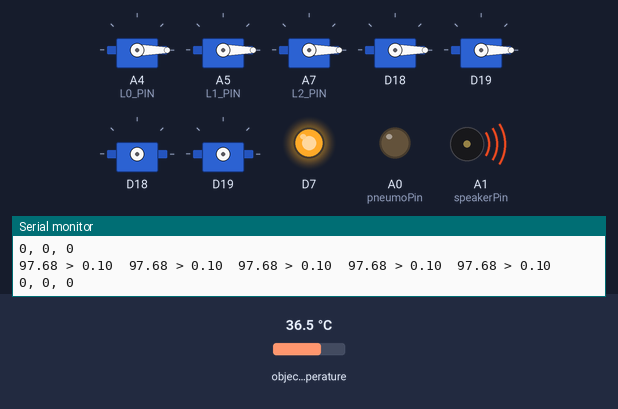
A sketch run on a simulated Particle Photon. On the bench: 7 × servo, output pins drawn as LEDs (lit = HIGH), buzzer (waves = sounding, pin HIGH), the last lines printed to the serial monitor. The inputs (shaded band) are chosen by the test bench; at power-on: object temperature 36.5 °C. Random numbers use the default seed unless the sketch sets one.

Above: at 9.7 s.
9.8 s: object temperature set to 37.2 °C
12.7 s: object temperature set to 37.9 °C
At 12.85 s:
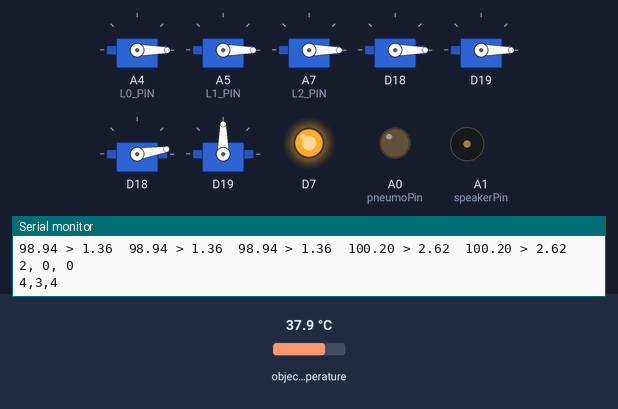
At 19.6 s:
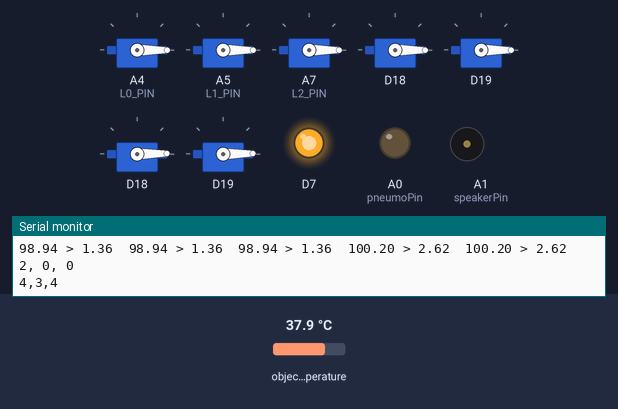
Timing chart, 0 to 21.7 s (numbered marks = the images above; inputs shaded):
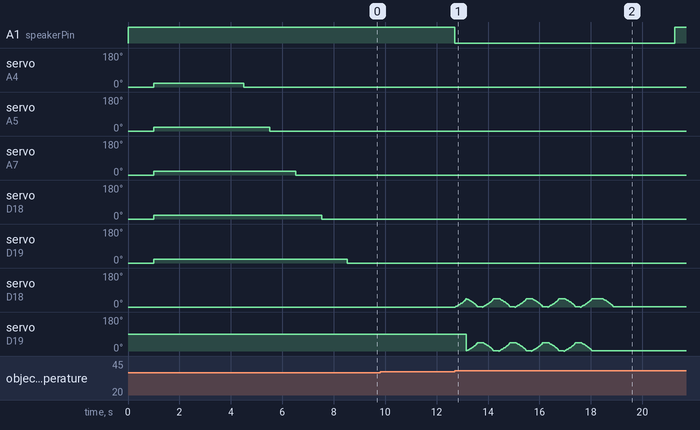

The sketch:

starfish-cat.ino
```cpp
// tiny urgent claws tug on your heartstrings and your nightmares

SYSTEM_THREAD(ENABLED);

#include "Adafruit_MLX90614.h"
#include "math.h"

// Pin use:
// thermal: D0, D1
// vibration: A1
// pneumatic: A0
// Servos: A4, A5, WKP, RX, TX, D2, D3

// legs
#define L0_PIN A4
#define L1_PIN A5
#define L2_PIN A7
#define L3_PIN RX
#define L4_PIN TX

/*
// ears
#define EL_PIN D2
#define ER_PIN D3
*/

// "eyes" (thermal)
#define I0_ADDR 0x40
#define I1_ADDR 0x45
#define I2_ADDR 0x50 // tail
#define I3_ADDR 0x55
#define I4_ADDR 0x5A

// sound
#define speakerPin A1

// pneumatic
#define pneumoPin A0

// tentacles

Adafruit_MLX90614 I0 = Adafruit_MLX90614(I0_ADDR);
Adafruit_MLX90614 I1 = Adafruit_MLX90614(I1_ADDR);
Adafruit_MLX90614 I2 = Adafruit_MLX90614(I2_ADDR);
Adafruit_MLX90614 I3 = Adafruit_MLX90614(I3_ADDR);
Adafruit_MLX90614 I4 = Adafruit_MLX90614(I4_ADDR);

// claws

Servo L0;
Servo L1;
Servo L2;
Servo L3;
Servo L4;


// servo purring

int purrPos=0;

// pneumatics
int pneumoCycles=1000;
int pneumoMinCycles=10;
int pneumoSpeedFactor=10;
int pneumoX=0;
int pneumoUpDown=1;

// temperature sensing
// should be able to calibrate cat by resetting
// every setup, he waits a few seconds and then curls all his claws in to indicate that he is taking temperature
// this will be considered "room temperature" and he will seek things that are at least warmThreshold degrees over room temperature
float skinThreshold=8;
float warmThreshold=6;
float liveThreshold=2;

float raw_input[5];
float input[5];
float calibrate[5];
int calAngle=20;

int lastOutput;
int outputDelay;
int outputDelayMin=6;
int outputDelayMax=15;

void setup() {

    Serial.begin(9600);

    Particle.function("knead",knead);
    Particle.function("double",doubleKnead);

    pinMode(L0_PIN,OUTPUT);
    pinMode(L1_PIN,OUTPUT);
    pinMode(L2_PIN,OUTPUT);
    pinMode(L3_PIN,OUTPUT);
    pinMode(L4_PIN,OUTPUT);

    pinMode(D7,OUTPUT);
    digitalWrite(D7,HIGH);

    pinMode(speakerPin,OUTPUT);
    digitalWrite(speakerPin,HIGH);

    pinMode(pneumoPin,OUTPUT);

    I0.begin();
    I1.begin();
    I2.begin();
    I3.begin();
    I4.begin();

    calibrateLegs();

    outputDelay=random(2*outputDelayMin,2*outputDelayMax+1)*500;

}

void loop() {
  getInput();

  parseInput();

}

void attachLegs() {
  L0.attach(L0_PIN);
  L1.attach(L1_PIN);
  L2.attach(L2_PIN);
  L3.attach(L3_PIN);
  L4.attach(L4_PIN);
}

void detachLegs() {
  L0.detach();
  L1.detach();
  L2.detach();
  L3.detach();
  L4.detach();
}

void calibrateLegs() {
  attachLegs();

  L0.write(0);
  L1.write(0);
  L2.write(0);
  L3.write(0);
  L4.write(0);

  delay(1000);

  L0.write(calAngle);
  L1.write(calAngle);
  L2.write(calAngle);
  L3.write(calAngle);
  L4.write(calAngle);

  delay(2500);

  // calibrate each leg and move it back when you're done
  // do it as an average

  for (int x=0; x<10; x++) {
    calibrate[0]=(calibrate[0]+I0.readObjectTempF())/2;
    delay(100);
  }
  L0.write(0);

  for (int x=0; x<10; x++) {
    calibrate[1]=(calibrate[1]+I1.readObjectTempF())/2;
    delay(100);
  }
  L1.write(0);

  for (int x=0; x<10; x++) {
    calibrate[2]=(calibrate[2]+I2.readObjectTempF())/2;
    delay(100);
  }
  L2.write(0);

  for (int x=0; x<10; x++) {
    calibrate[3]=(calibrate[3]+I3.readObjectTempF())/2;
    delay(100);
  }
  L3.write(0);

  for (int x=0; x<10; x++) {
    calibrate[4]=(calibrate[4]+I4.readObjectTempF())/2;
    delay(100);
  }
  L4.write(0);

  Serial.print(calibrate[0]);
  Serial.print("   ");
  Serial.print(calibrate[1]);
  Serial.print("   ");
  Serial.print(calibrate[2]);
  Serial.print("   ");
  Serial.print(calibrate[3]);
  Serial.print("   ");
  Serial.print(calibrate[4]);
  Serial.println();

  detachLegs();
}

int minInputPos() {  // gives back the minimum value of input array
  int min=0;
  for (int x=1; x<5; x++) {
    if (input[x]<input[min]) { min=x; }
  }
  return min;
}

int maxInputPos() {  // gives back the maximum value of input array
  int max=0;
  for (int x=1; x<5; x++) {
    if (input[x]>input[max]) { max=x; }
  }
  return max;
}

void getInput() {
  raw_input[0]=I0.readObjectTempF();
  raw_input[1]=I1.readObjectTempF();
  raw_input[2]=I2.readObjectTempF();
  raw_input[3]=I3.readObjectTempF();
  raw_input[4]=I4.readObjectTempF();

  for (int x=0; x<5; x++) {
    input[x]=raw_input[x]-calibrate[x];
  }

  for (int y=0; y<5; y++) {
    Serial.print(raw_input[y]); Serial.print(" > "); Serial.print(input[y]); Serial.print("  ");
  }
  Serial.println();

}

void parseInput() {

  int liveSum=0;
  int warmSum=0;
  int skinSum=0;

  for (int x=0; x<5; x++) {
    liveSum=liveSum+(input[x]>liveThreshold);
    warmSum=warmSum+(input[x]>warmThreshold);
    skinSum=skinSum+(input[x]>skinThreshold);
  }

  Serial.print(liveSum); Serial.print(", ");
  Serial.print(warmSum); Serial.print(", ");
  Serial.println(skinSum);

  if (liveSum>0) {
    if (warmSum>3 || skinSum>2) {
      Serial.println("Living warmth!");
      Serial.println(pneumoX);
        if (pneumoUpDown==1) {
        digitalWrite(pneumoPin,HIGH);
        delay(sqrt(pneumoSpeedFactor*pneumoX));
        digitalWrite(pneumoPin,LOW);
        delay(sqrt(pneumoSpeedFactor*pneumoX));
        pneumoX--;
        Serial.println("suckle up");
      }
      else {
        digitalWrite(pneumoPin,HIGH);
        delay(sqrt(pneumoSpeedFactor*pneumoX));
        digitalWrite(pneumoPin,LOW);
        delay(sqrt(pneumoSpeedFactor*pneumoX));
        pneumoX++;
        Serial.println("suckle down");
      }

      // suckle
      if (pneumoX>=pneumoCycles) {
        pneumoUpDown=1;
      }
      else if (pneumoX<=0) {
        pneumoUpDown=0;
      }
    }

    else {
      // knead the two warmest legs
      // wait to parse until outputDelay has passed
      if ((millis()-lastOutput)>outputDelay) {
        cryOn();
        lastOutput=millis();
        outputDelay=random(2*outputDelayMin,2*outputDelayMax+1)*500;
        int n = random(3,7);
        int maxInput1 = maxInputPos();
        input[maxInput1] = 0;
        int maxInput2 = maxInputPos();
        doubleKnead(String(n)+","+String(maxInput1)+","+String(maxInput2));
        delay(n*500);
        cryOff();
      }
    }

  }
}

int doubleKnead(String command) {  // knead two legs alternately
  int l1; // which legs
  int l2;

  Servo leg1;
  Servo leg2;

  Serial.println(command);

  int maxKneads = 0;
  char inputStr[64];
  command.toCharArray(inputStr,64);
  char *p = strtok(inputStr,",");
  maxKneads = atoi(p);
  p = strtok(NULL,",");
  l1 = atoi(p);
  p = strtok(NULL,",");
  l2 = atoi(p);

  int maxHeight = 45;  // number of cycles over which we space the kneading motion
  int delayShort = 200; // delay between individual claw motions
  int delayLong = 400;  // delay after you finish kneading
  float speedFactor = 5;  // changes the acceleration of the kneading. lower is faster.

  if (l1==0) {
    leg1.attach(L0_PIN);
  }
  if (l1==1) {
    leg1.attach(L1_PIN);
  }
  if (l1==2) {
    leg1.attach(L2_PIN);
  }
  if (l1==3) {
    leg1.attach(L3_PIN);
  }
  if (l1==4) {
    leg1.attach(L4_PIN);
  }

  if (l2==0) {
    leg2.attach(L0_PIN);
  }
  if (l2==1) {
    leg2.attach(L1_PIN);
  }
  if (l2==2) {
    leg2.attach(L2_PIN);
  }
  if (l2==3) {
    leg2.attach(L3_PIN);
  }
  if (l2==4) {
    leg2.attach(L4_PIN);
  }

  // lift leg 1

  for (int i=maxHeight; i>0; i--) {
      leg1.write(maxHeight-i);
      delay(sqrt(speedFactor*i));
  }

  for (int r=0; r<maxKneads; r++) {
    // leg 2 going up while leg 1 going down
    for (int i=maxHeight; i>0; i--) {
      leg1.write(i);
      leg2.write(maxHeight-i);
      delay(sqrt(speedFactor*i));
    }
    delay(delayShort);

    // now leg 2 going down while leg 1 going up
    for (int i=maxHeight; i>0; i--) {
      leg1.write(maxHeight-i);
      leg2.write(i);
      delay(sqrt(speedFactor*i));
    }
      delay(delayShort);
  }

  delay(delayShort);

  for (int i=maxHeight; i>0; i--) {
      leg1.write(i);
      delay(sqrt(speedFactor*i));
  }

  delay(delayLong);
  leg1.detach();
  leg2.detach();

  return maxKneads;

}

int knead(String command) {
  Servo servo;

  int m = 0;
  char inputStr[64];
  command.toCharArray(inputStr,64);
  char *p = strtok(inputStr,",");
  m = atoi(p);
  p = strtok(NULL,",");
  int l = atoi(p);

  int y = 20;
  int d = 200;
  int b = 400;
  int w = 75;

  if (l==0) {
    servo.attach(L0_PIN);
  }
  if (l==1) {
    servo.attach(L1_PIN);
  }
  if (l==2) {
    servo.attach(L2_PIN);
  }
  if (l==3) {
    servo.attach(L3_PIN);
  }
  if (l==4) {
    servo.attach(L4_PIN);
  }

  for (int r=0; r<m; r++) {
      for (int i=y; i>0; i--) {
          servo.write(y-i);
          delay(sqrt(w*i));
      }
      delay(d);
      for (int i=y; i>0; i--) {
          servo.write(i);
          delay(sqrt(w*i));
      }
      delay(d);
  }
  delay(b);
  servo.detach();

    return m;
}

// sound setoff

// meow

void cryOn() {
  digitalWrite(speakerPin,LOW);
}


void cryOff() {
  digitalWrite(speakerPin,HIGH);
}
```

Measured:
- the behaviour switches between 37.5 and 37.6 °C on object temperature (found by bisection; images 0 and 1)
